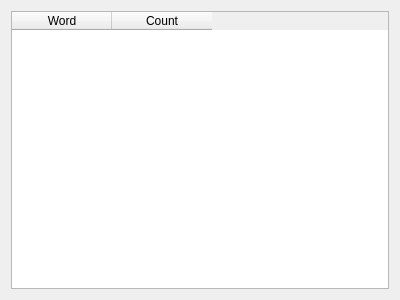
<?xml version="1.0" encoding="UTF-8"?>
<ui version="4.0">
 <class>word_frequency_dialog</class>
 <widget class="QDialog" name="word_frequency_dialog">
  <property name="geometry">
   <rect>
    <x>0</x>
    <y>0</y>
    <width>400</width>
    <height>300</height>
   </rect>
  </property>
  <property name="windowTitle">
   <string>Word Frequency</string>
  </property>
    <layout class="QVBoxLayout" name="verticalLayout">
     <item>
        <widget class="QTableWidget" name="frequency_table">
         <property name="columnCount">
            <number>2</number>
         </property>
         <column>
            <property name="text">
             <string>Word</string>
            </property>
         </column>
         <column>
            <property name="text">
             <string>Count</string>
            </property>
         </column>
        </widget>
     </item>
    </layout>
 </widget>
 <resources/>
 <connections/>
</ui>
